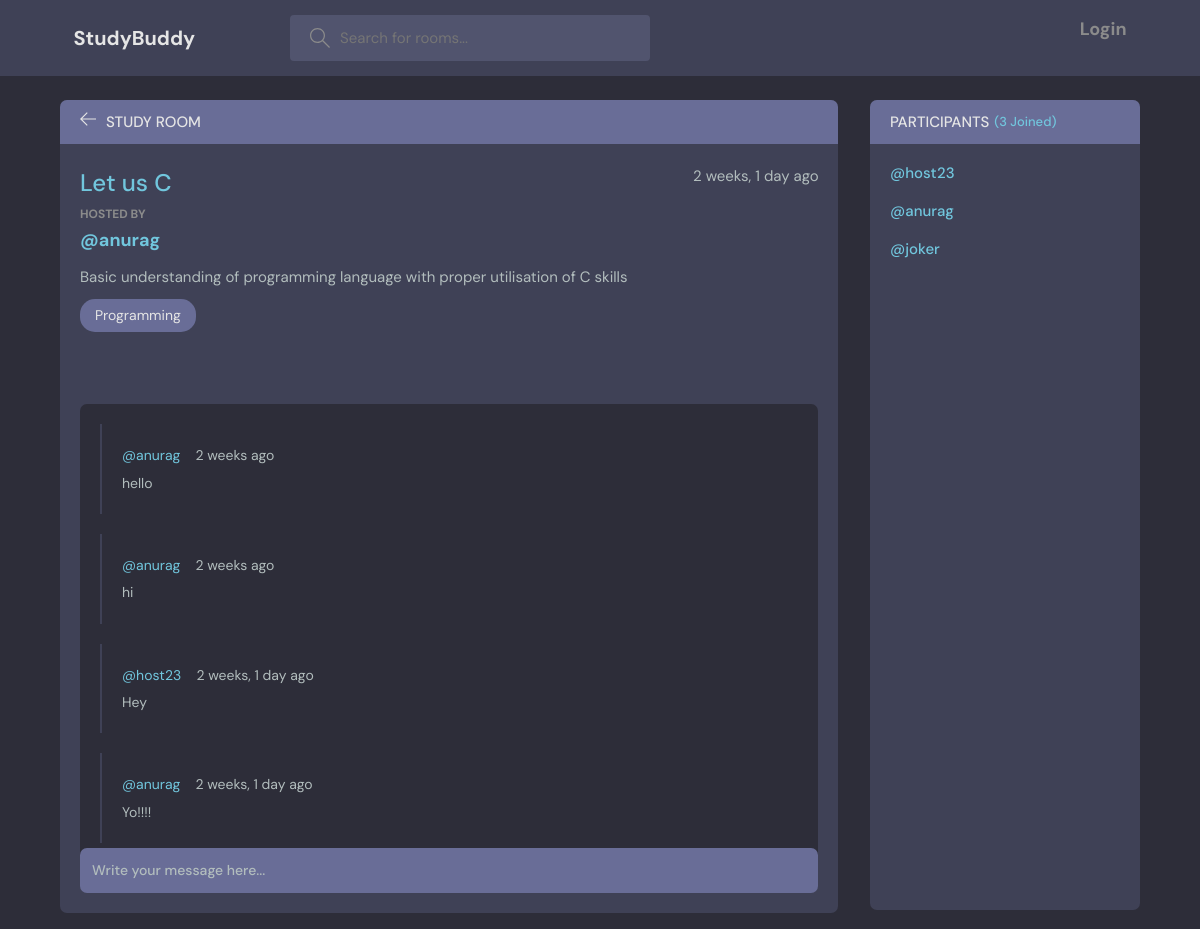
The page /room/1/ on the database its author committed.
### base/models.py (models this page shows, shortened)
class Room(models.Model):
    host = models.ForeignKey(User, on_delete=models.SET_NULL,null=True)
    topic = models.ForeignKey(Topic, on_delete=models.SET_NULL,null=True)
    name = models.CharField(max_length=200)
    desc = models.TextField(null=True, blank=True)
    members = models.ManyToManyField(User,related_name='members',blank=True)
    updated = models.DateTimeField(auto_now=True)
    created = models.DateTimeField(auto_now_add=True)
    class Meta:
        ordering = ['-updated','-created']

class Topic(models.Model):
    name = models.CharField(max_length=200)
    def __str__(self):
        return self.name

class Message(models.Model):
    user = models.ForeignKey(User, on_delete=models.CASCADE)
    room = models.ForeignKey(Room, on_delete=models.CASCADE)
    body = models.TextField()
    updated = models.DateTimeField(auto_now=True)
    created = models.DateTimeField(auto_now_add=True)
    class Meta:
        ordering = ['-updated','-created']

### base/views.py (the view, shortened to what this page needs)
# urls.py: path('room/<str:pk>/',views.room,name="room"),
def room(request,pk):
    room = Room.objects.get(id=pk)
    room_messages = room.message_set.all()
    members = room.members.all()
    context={'room':room,'room_messages':room_messages,'members':members}
    return render(request,'base/room.html',context)

### base/templates/base/room.html (shortened to what this page needs)
{% extends 'main.html' %}
{% block content %}
<main class="profile-page layout layout--2">
  <div class="container">
    <div class="room">
      <div class="room__top">
        <div class="room__topLeft">
          <a href="{% url 'home' %}">
            <svg version="1.1" xmlns="http://www.w3.org/2000/svg" width="32" height="32" viewBox="0 0 32 32">
              <title>arrow-left</title>
              <path
                d="M13.723 2.286l-13.723 13.714 13.719 13.714 1.616-1.611-10.96-10.96h27.625v-2.286h-27.625l10.965-10.965-1.616-1.607z">
              </path>
            </svg>
          </a>
          <h3>Study Room</h3>
        </div>
      </div>
      <div class="room__box scroll">
        <div class="room__header scroll">
          <div class="room__info">
            <h3>{{room.name}}</h3>
            <span>{{room.created|timesince}} ago</span>
          </div>
          <div class="room__hosted">
            <p>Hosted By</p>
            <a href="{% url 'user-profile' room.host.id %}" class="room__author">
              <h1 style="font-size: larger;">@{{room.host.username}}</h1>
            </a>
          </div>
          <div class="room__details">
            <p>{{room.desc}}</p>
          </div>
          <span class="room__topics">{{room.topic}}</span>
        </div>
        <div class="room__conversation">
          <div class="threads scroll">
            {% for message in room_messages %}
            <div class="thread">
              <div class="thread__top">
                <div class="thread__author">
                  <a href="{% url 'user-profile' message.user.id %}" class="thread__authorInfo">
                    <span>@{{message.user.username}}</span>
                  </a>
                  <span class="thread__date">{{message.created|timesince}} ago</span>
                </div>
              </div>
              <div class="thread__details">
                {{message.body}}
              </div>
            </div>
            {% endfor %}
          </div>
        </div>
      </div>
      <div class="room__message">
        <form action="" method="POST">
          <input name="body" placeholder="Write your message here..." />
        </form>
      </div>
    </div>
    <div class="participants">
      <h3 class="participants__top">Participants <span>({{members.count}} Joined)</span></h3>
      <div class="participants__list scroll">
        {% for user in members %}
        <a href="{%  url 'user-profile' user.id %}" class="participant">
          <p>
            <span>@{{user.username}}</span>
          </p>
        </a>
        {% endfor %}
      </div>
    </div>
  </div>
</main>
{% endblock content %}

### static/styles/style.css (style rules this page uses)
:root { --color-main: #71c6dd; --color-main-light: #e1f6fb; --color-dark: #3f4156; --color-dark-medium: #51546e; --color-dark-light: #696d97; --color-light: #e5e5e5; --color-gray: #8b8b8b; --color-light-gray: #b2bdbd; --color-bg: #2d2d39; --color-success: #5dd693; --color-error: #fc4b0b; }
* { font-family: "DM Sans", -apple-system, BlinkMacSystemFont, "Segoe UI", Roboto, Oxygen, Ubuntu, Cantarell, "Open Sans", "Helvetica Neue", sans-serif; margin: 0; padding: 0; box-sizing: border-box; text-rendering: optimizeLegibility; font-size: inherit; }
html { font-size: 56.25%; }
@media only screen and (min-width: 1200px) { html { font-size: 62.5%; } }
body { line-height: 1.6; font-weight: 400; font-size: 1.5rem; color: var(--color-light-gray); background-color: var(--color-bg); min-height: 100vh; }
a { display: inline-block; color: var(--color-main); text-decoration: none; }
.container { max-width: 120rem; width: 90%; margin: auto; }
.layout { margin-top: 2.4rem; }
.layout > .container { display: flex; justify-content: space-between; align-items: flex-start; }
.layout--2 > .container > div:first-child { flex-basis: 72%; }
.layout--2 > .container > div:last-child { flex-basis: 25%; }
.room, .participants { background: var(--color-dark); max-height: 87.5vh; border-radius: 0.7rem; overflow: hidden; position: relative; }
.room__top, .participants__top { background: var(--color-dark-light); display: flex; justify-content: space-between; align-items: center; padding: 1rem 2rem; position: relative; }
.room__top svg, .thread__top svg { width: 1.6rem; height: 1.6rem; fill: var(--color-light); cursor: pointer; }
.room__topLeft { display: flex; align-items: flex-end; gap: 1rem; }
.room__topLeft h3, .participants__top { text-transform: uppercase; font-weight: 500; color: var(--color-light); }
.room__topLeft svg { width: 1.6rem; height: 1.6rem; fill: var(--color-light); }
.room__header { max-height: 30vh; overflow-y: auto; position: absolute; width: 95%; background: var(--color-dark); z-index: 999; top: 4.4rem; padding-top: 2rem; padding-bottom: 1rem; }
.room__box { padding-left: 2rem; padding-right: 2rem; height: 80.5vh; padding-bottom: 0; }
.room__info { display: flex; justify-content: space-between; }
.room__info h3 { font-size: 2.4rem; font-weight: 500; color: var(--color-main); }
.room__hosted p { text-transform: uppercase; color: var(--color-gray); font-size: 1.2rem; font-weight: 700; line-height: 2; }
.room__author { display: flex; gap: 1rem; align-items: center; margin-bottom: 1rem; transition: all 0.3s ease-in-out; }
.room__topics { padding: 0.5rem 1.5rem; background: var(--color-dark-light); color: var(--color-light); display: inline-block; font-size: 1.4rem; border-radius: 1.5rem; margin: 1rem 0; }
.room__conversation { margin-top: 1rem; margin-bottom: 4rem; height: 64%; }
.threads { background: var(--color-bg); border-radius: 0.7rem; overflow-y: auto; height: 100%; margin-top: 28vh; padding: 0 2rem 4rem 2rem; }
.thread { border-left: 2px solid var(--color-dark); padding-left: 1rem; margin: 2rem 0; padding: 2rem; }
.thread__top { display: flex; align-items: center; justify-content: space-between; }
.thread__author { display: flex; align-items: center; gap: 1.5rem; font-size: 1.4rem; }
.thread__authorInfo { display: flex; align-items: center; gap: 1rem; }
.thread__details { font-size: 1.4rem; margin-top: 0.5rem; }
.room__message { padding: 2rem; position: absolute; z-index: 111; bottom: 0; left: 0; right: 0; background: transparent; }
.room__message > form > input { resize: none; background-color: var(--color-dark-light); color: var(--color-light); border: none; outline: none; border-radius: 0.7rem; height: 4.5rem; width: 100%; margin-top: -1rem; padding: 1.2rem; font-size: 1.4rem; font-weight: 500; position: relative; }
.room__message > form > input::placeholder { color: var(--color-light-gray); }
.participants__top span { color: var(--color-main); font-size: 1.3rem; text-transform: none; }
.participants__top { justify-content: flex-start; gap: 0.5rem; }
.participants__list { padding: 2rem; height: 82.5vh; overflow-y: scroll; padding-bottom: 0; }
.participant { display: flex; align-items: center; gap: 1.5rem; margin-bottom: 2rem; }
.participant p { color: var(--color-light-gray); line-height: 1.2; }
.participant span { display: block; font-weight: 500; color: var(--color-main); font-weight: 1.4rem; }

### rows shown on the page
Room: name "Let us C", created "2 weeks, 1 day", host.username "anurag", desc "Basic understanding of programming language with proper utilisation of C skills", topic "Programming"
Message: user.username "anurag", created "2 weeks", body "hello"
Message: user.username "anurag", created "2 weeks", body "hi"
Message: user.username "host23", created "2 weeks, 1 day", body "Hey"
Message: user.username "anurag", created "2 weeks, 1 day", body "Yo!!!!"

### other values the page prints
{{ members.count }} "3"
{{ user.username }} "host23"
{{ user.username }} "anurag"
{{ user.username }} "joker"
